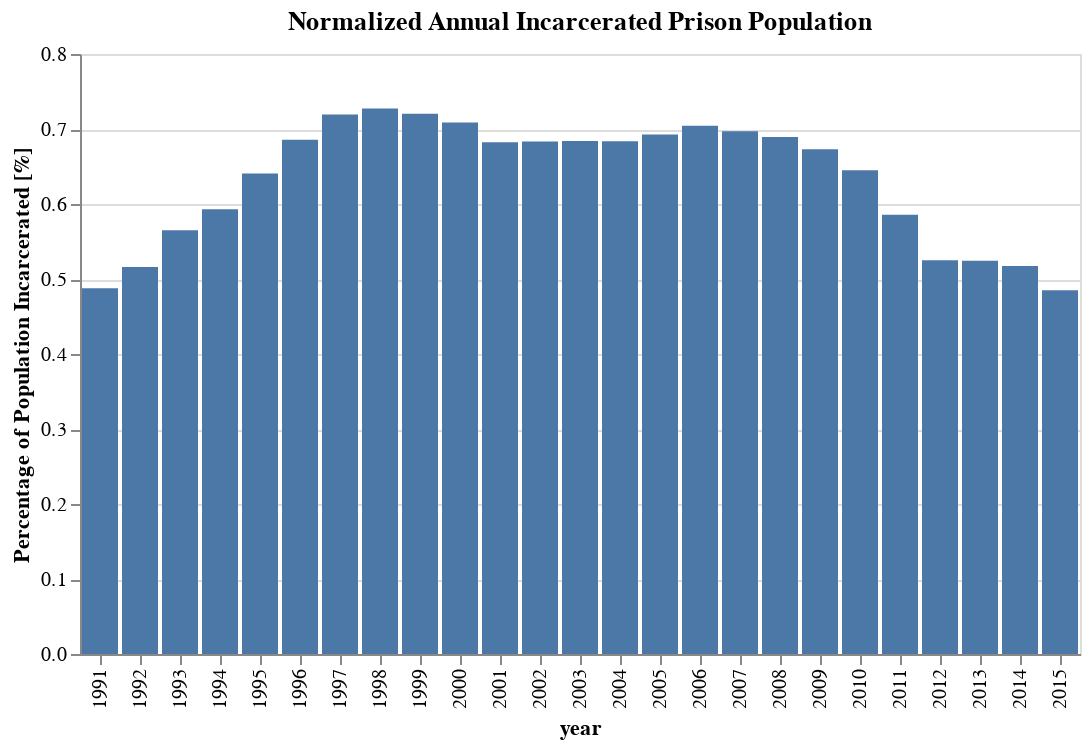

Source (notebook cell):
### Code cell
Normalized_Prison_Pop

### Figure 1 — Vega-Lite specification as saved in the notebook (floating-point values rounded to 4 significant figures)
{"config": {"view": {"continuousWidth": 400, "continuousHeight": 300}}, "data": {"name": "data-0d4fa39c57910bcc3ba4586b78a17ea2"}, "mark": "bar", "encoding": {"x": {"type": "ordinal", "field": "year"}, "y": {"type": "quantitative", "axis": {"title": "Percentage of Population Incarcerated [%]"}, "field": "proportion"}}, "title": "Normalized Annual Incarcerated Prison Population", "$schema": "https://vega.github.io/schema/vega-lite/v4.8.1.json", "datasets": {"data-0d4fa39c57910bcc3ba4586b78a17ea2": [{"year": 1991, "population": 20200000.0, "prison_population": 98490.0, "proportion": 0.4875}, {"year": 1992, "population": 20490000.0, "prison_population": 105700.0, "proportion": 0.5159}, {"year": 1993, "population": 20560000.0, "prison_population": 116100.0, "proportion": 0.565}, {"year": 1994, "population": 20590000.0, "prison_population": 122100.0, "proportion": 0.5929}, {"year": 1995, "population": 20660000.0, "prison_population": 132400.0, "proportion": 0.6406}, {"year": 1996, "population": 20830000.0, "prison_population": 142800.0, "proportion": 0.6856}, {"year": 1997, "population": 21260000.0, "prison_population": 152900.0, "proportion": 0.7194}, {"year": 1998, "population": 21730000.0, "prison_population": 158100.0, "proportion": 0.7274}, {"year": 1999, "population": 22180000.0, "prison_population": 159800.0, "proportion": 0.7203}, {"year": 2000, "population": 22580000.0, "prison_population": 160000.0, "proportion": 0.7086}, {"year": 2001, "population": 23000000.0, "prison_population": 156900.0, "proportion": 0.6823}, {"year": 2002, "population": 23340000.0, "prison_population": 159500.0, "proportion": 0.6833}, {"year": 2003, "population": 23660000.0, "prison_population": 161800.0, "proportion": 0.6841}, {"year": 2004, "population": 23960000.0, "prison_population": 163800.0, "proportion": 0.6836}, {"year": 2005, "population": 24230000.0, "prison_population": 167800.0, "proportion": 0.6926}, {"year": 2006, "population": 24470000.0, "prison_population": 172300.0, "proportion": 0.7043}, {"year": 2007, "population": 24680000.0, "prison_population": 172000.0, "proportion": 0.6968}, {"year": 2008, "population": 24920000.0, "prison_population": 171800.0, "proportion": 0.6892}, {"year": 2009, "population": 25180000.0, "prison_population": 169400.0, "proportion": 0.6729}, {"year": 2010, "population": 25380000.0, "prison_population": 163700.0, "proportion": 0.6449}, {"year": 2011, "population": 25430000.0, "prison_population": 148900.0, "proportion": 0.5856}, {"year": 2012, "population": 25660000.0, "prison_population": 134700.0, "proportion": 0.525}, {"year": 2013, "population": 25820000.0, "prison_population": 135400.0, "proportion": 0.5244}, {"year": 2014, "population": 25980000.0, "prison_population": 134400.0, "proportion": 0.5175}, {"year": 2015, "population": 26150000.0, "prison_population": 126800.0, "proportion": 0.4849}]}}
